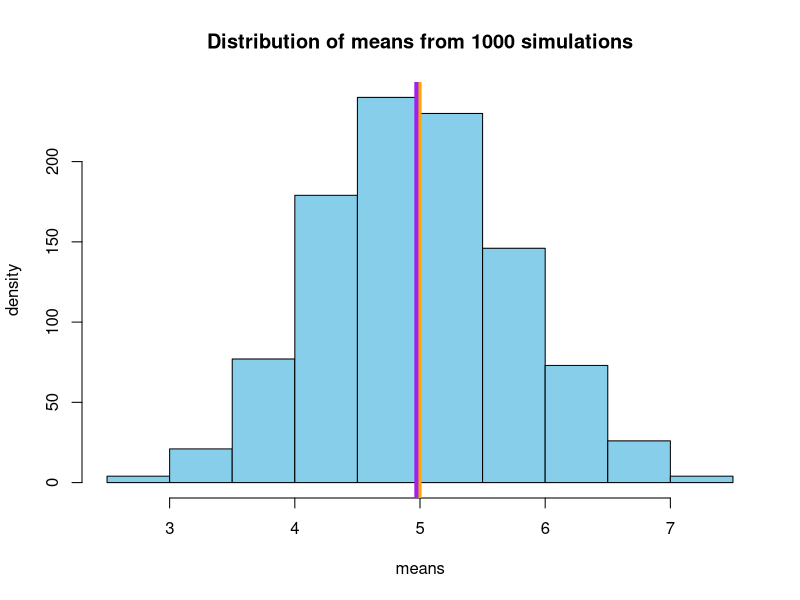
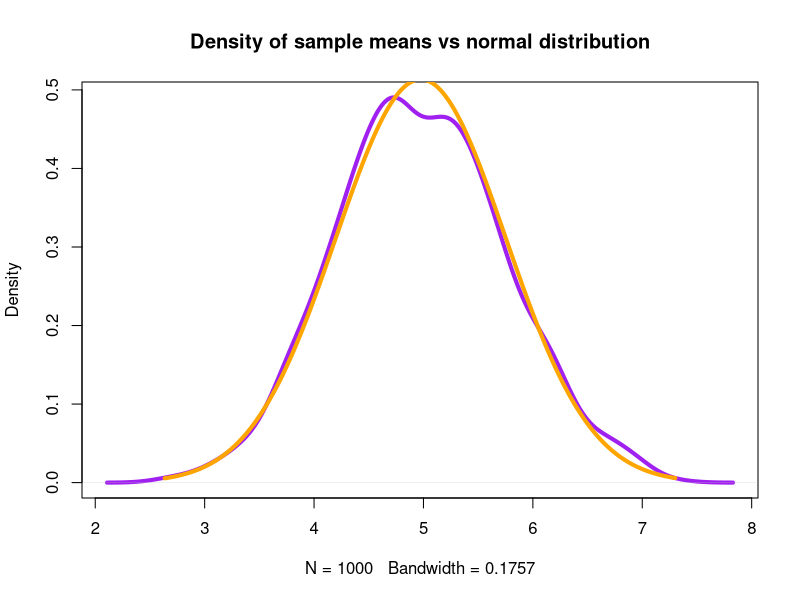

R code for these plots, in order:
## ---- chunk 1
lambda <- 0.2
n <- 40
sim <- 1000
## ---- chunk 2
tMean <- 1/lambda
tStd <- 1/lambda * 1/sqrt(n)
tVariance <- tStd^2
## ---- chunk 3
xbar <- NULL
for (i in 1:1000) { 
    xbar[i] <- mean(rexp(n,rate = lambda)) 
    }
## ---- chunk 4
sMean <- mean(xbar)
sStd <- sd(xbar)
sVariance <- var(xbar)
## ---- chunk 5
sMean #distribution mean
## ---- chunk 6
tMean #theoretical mean
## ---- chunk 7
hist(xbar,breaks=10,col="skyblue",
     main="Distribution of means from 1000 simulations",ylab="density", xlab="means")
abline(v = sMean,col = "purple",lwd = 5)
abline(v = tMean, col = "orange", lwd = 3)
## ---- chunk 8
sVariance #distribution variance
## ---- chunk 9
tVariance # theoretical variance
## ---- chunk 10
plot(density(xbar), col = "purple", lwd = 4, main = "Density of sample means vs normal distribution")
x = seq(min(xbar),max(xbar),length=1000) 
y = dnorm(x,mean=sMean,sd = sStd) 
lines(x,y,col="orange", lwd = 4) 
